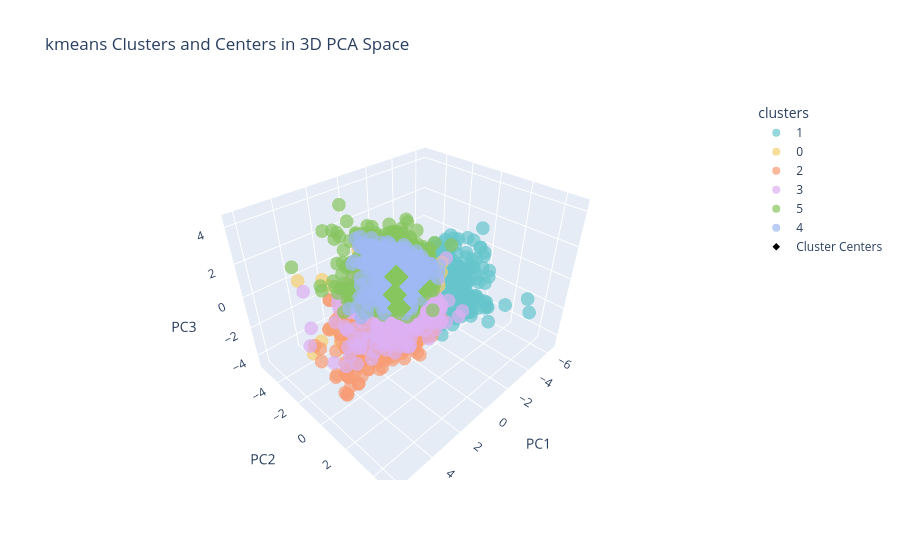

This figure's notebook cell:
### Code cell
plot_clusters_3d(scaled_data, labels[0], centers[0], metadata,"kmeans")

### Figure 1 — Plotly figure (JSON) as saved in the notebook; plotly's stock layout.template omitted (floating-point values rounded to 4 significant figures; data arrays with more than 128 entries replaced by an {"elided": "..."} marker saying what was removed)
{"data": [{"customdata": {"elided": "3614x1 str values"}, "hovertemplate": "clusters=1<br>PC1=%{x}<br>PC2=%{y}<br>PC3=%{z}<br>Genre=%{customdata[0]}<extra></extra>", "legendgroup": "1", "marker": {"color": "rgb(102, 197, 204)", "opacity": 0.7, "symbol": "circle"}, "mode": "markers", "name": "1", "scene": "scene", "showlegend": true, "type": "scatter3d", "x": {"elided": "3614 float values"}, "y": {"elided": "3614 float values"}, "z": {"elided": "3614 float values"}}, {"customdata": {"elided": "276x1 str values"}, "hovertemplate": "clusters=0<br>PC1=%{x}<br>PC2=%{y}<br>PC3=%{z}<br>Genre=%{customdata[0]}<extra></extra>", "legendgroup": "0", "marker": {"color": "rgb(246, 207, 113)", "opacity": 0.7, "symbol": "circle"}, "mode": "markers", "name": "0", "scene": "scene", "showlegend": true, "type": "scatter3d", "x": {"elided": "276 float values"}, "y": {"elided": "276 float values"}, "z": {"elided": "276 float values"}}, {"customdata": {"elided": "565x1 str values"}, "hovertemplate": "clusters=2<br>PC1=%{x}<br>PC2=%{y}<br>PC3=%{z}<br>Genre=%{customdata[0]}<extra></extra>", "legendgroup": "2", "marker": {"color": "rgb(248, 156, 116)", "opacity": 0.7, "symbol": "circle"}, "mode": "markers", "name": "2", "scene": "scene", "showlegend": true, "type": "scatter3d", "x": {"elided": "565 float values"}, "y": {"elided": "565 float values"}, "z": {"elided": "565 float values"}}, {"customdata": {"elided": "627x1 str values"}, "hovertemplate": "clusters=3<br>PC1=%{x}<br>PC2=%{y}<br>PC3=%{z}<br>Genre=%{customdata[0]}<extra></extra>", "legendgroup": "3", "marker": {"color": "rgb(220, 176, 242)", "opacity": 0.7, "symbol": "circle"}, "mode": "markers", "name": "3", "scene": "scene", "showlegend": true, "type": "scatter3d", "x": {"elided": "627 float values"}, "y": {"elided": "627 float values"}, "z": {"elided": "627 float values"}}, {"customdata": {"elided": "998x1 str values"}, "hovertemplate": "clusters=5<br>PC1=%{x}<br>PC2=%{y}<br>PC3=%{z}<br>Genre=%{customdata[0]}<extra></extra>", "legendgroup": "5", "marker": {"color": "rgb(135, 197, 95)", "opacity": 0.7, "symbol": "circle"}, "mode": "markers", "name": "5", "scene": "scene", "showlegend": true, "type": "scatter3d", "x": {"elided": "998 float values"}, "y": {"elided": "998 float values"}, "z": {"elided": "998 float values"}}, {"customdata": {"elided": "733x1 str values"}, "hovertemplate": "clusters=4<br>PC1=%{x}<br>PC2=%{y}<br>PC3=%{z}<br>Genre=%{customdata[0]}<extra></extra>", "legendgroup": "4", "marker": {"color": "rgb(158, 185, 243)", "opacity": 0.7, "symbol": "circle"}, "mode": "markers", "name": "4", "scene": "scene", "showlegend": true, "type": "scatter3d", "x": {"elided": "733 float values"}, "y": {"elided": "733 float values"}, "z": {"elided": "733 float values"}}, {"marker": {"color": "black", "line": {"color": "white", "width": 2}, "size": 8, "symbol": "diamond"}, "mode": "markers", "name": "Cluster Centers", "type": "scatter3d", "x": [1.325, -0.6714, 1.842, 1.221, -0.8186, 0.8566], "y": [-0.02342, 0.5108, 0.233, 0.1516, -2.276, -0.3986], "z": [0.4597, -0.07162, -1.173, -0.334, -0.1863, 1.143]}], "layout": {"legend": {"title": {"text": "clusters"}, "tracegroupgap": 0}, "scene": {"domain": {"x": [0, 1], "y": [0, 1]}, "xaxis": {"title": {"text": "PC1"}}, "yaxis": {"title": {"text": "PC2"}}, "zaxis": {"title": {"text": "PC3"}}}, "title": {"text": "kmeans Clusters and Centers in 3D PCA Space"}}}
